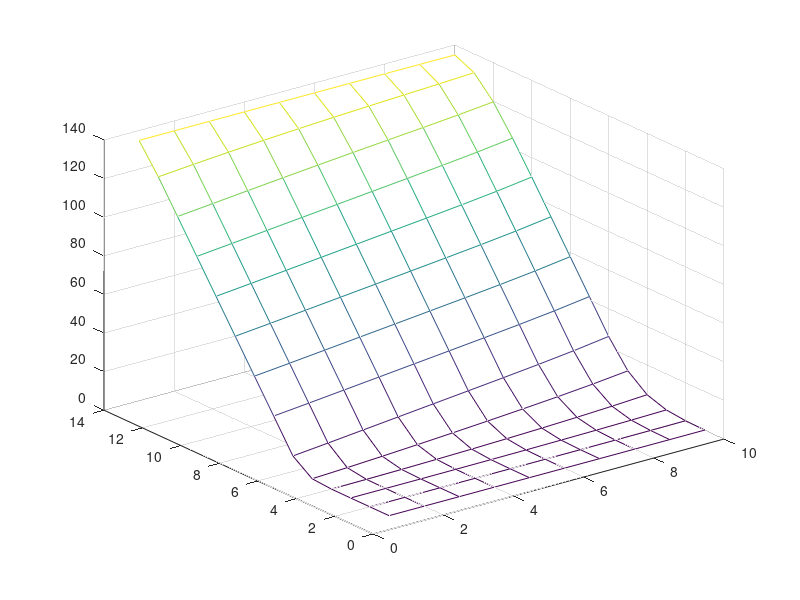

MATLAB code to generate this figure:
% initial parameters
T = 365.0 / 365.0;
r = 0.10;
sigma = 0.40;
K = 100.0;
S0 = 105.0;
Nsamples = 365;

% set-up containers
nt = 30;
ns = 10;
ng = 14;

% pricing region (Smin;Smax)
Smax = S0 + 3 * sigma * T * S0;
Smin = max(S0 - 3 * sigma * T * S0, 0.0);

% running sum region (Gmin;Gmax)
Gmax = K + Smax*Nsamples;
Gmin = Smin;

dt = T / (nt - 1);
ds = (Smax - Smin) / (ns - 1);
dg = (Gmax - Gmin) / (ng - 1);

vv = zeros(ng,ns);

% n = nt

% set-up I.C. at time t = T : v(S,g,T) = max(g/Nsample-K,0.0)
for j = 1:ng
	for i = 1:ns
		vv(j,i) = max(dg * j/ Nsamples - K, 0);
	end;
end;

% we are stepping backwards:
for n = nt-1:-1:1
	for j = 1:ng
		v_old = vv(j,:);

		% prepare matrix A and vector b
		Amatrix = zeros(ns, ns);
		b = zeros(ns,1);

		% idx == 0 -> Smin
		% BC-1: if Smin << K, d^2V/dS^2 == 0, so dV/dt + rSdV/dS + 0.5*sigma^2*0.0 = rV
		% v(tn-1,i) = v(tn,i)*(1 - alpha0 - beta0) + v(tn-1,i+1)*beta0

		% where
		% alpha0 = r*dt
		% beta0 = r*S(i)*dt/dx
		% c0 = v(tn,i)*(1 - alpha0 - beta0) + v(tn-1,i+1)*beta0
		idx = 1;
		alpha0 = r * dt;
		beta0 = r * (idx * ds) * dt / ds;

		c0 = v_old(idx) * (1.0 - alpha0 - beta0) + v_old(idx + 1) * beta0;

		Amatrix(idx, idx) = 1.0;
		b(idx) = c0;
		
		% idx == ns -> Smax
		% BC-2: if Smax >> K, d^2V/dS^2 == 0, so dV/dt + rSdV/dS + 0.5*sigma^2*0.0 = rV
		% v(tn-1,i) = v(tn,i)*(1 - alpha1 + beta1) + v(tn-1,i-1)*beta1
		
		% where
		% alpha1 = r*dt
		% beta1 = r*S(i)*dt/dx
		% c1 = v(tn,i)*(1 - alpha1 + beta1) + v(tn-1,i-1)*beta1
		
		idx = ns;
		alpha1 = r * dt;
		beta1 = r * (idx * ds) * dt / ds;

		c1 = v_old(idx) * (1.0 - alpha1 + beta1) - v_old(idx - 1) * beta1;

		Amatrix(idx, idx) = 1.0;
		b(idx) = c1;

		% %% 0 < idx < ns-1
		% implement Black-Scholes discretization:
		% v(tn+1,i+1) + (1 -alpha + 2*gamma)/(beta + gamma)*v(tn+1,i) + v(tn+1,i-1) = b
		% where
		% alpha2 = 1/2*r*dt
		% beta2 = 1/4*r*S(i)*dt/dx
		% gamma2 = 1/8*sigma^2*S(i)^2*dt/(dx)^2
		% c2 = v_old(i+1)*(-1) + v_old(i)*(alpha2 + 2*gamma2 - 1.0)/(beta2 + gamma2) + v_old(i-1)*(gamma2 - beta2)/(beta2 + gamma2)
		for i = 1+1:ns-1
			alpha2 = 1 / 2. * r * dt;
			beta2 = 1 / 4. * r * (ds * i) * dt / ds;
			gamma2 = 1 / 8. * sigma^2 * (ds * i)^2 * dt / ds^2;
			c2 = v_old(i + 1) * (-1) + v_old(i) * (alpha2 + 2 * gamma2 - 1.0) / (beta2 + gamma2) + v_old(i - 1) * (beta2 - gamma2) / (beta2 + gamma2);

			Amatrix(i, i - 1) = 1.0;
			Amatrix(i, i) = -(1 + alpha2 + 2 * gamma2) / (beta2 + gamma2);
			Amatrix(i,i + 1) = (gamma2 - beta2) / (beta2 + gamma2);
			b(i) = c2;
		end;
		vv(j,:) = Amatrix\b;
	end;

	% implement jump condition V(S,g,ti^-) = V(S,g + S,ti)
	vv_copy = vv;

	for j = 1:ng
		for i = 1:ns
			jj = floor(j + i*ds/dg);
			% if for cases when g+S > Gmax set value of v same as for Gmax 
			if(jj+1 > ng)		
				vv(j,i) = vv_copy(ng,i);
			else
				vv(j,i) = vv_copy(jj,i) + (vv_copy(jj+1,i) - vv_copy(jj,i))*(j +i*ds/dg -jj) ;
			end;	
		end;
	end;	
end;

% validation step
csvwrite('vv.csv',vv)
mesh(vv)

Gx = 0.0;
Sx = 105.0;

% x = Smin + (1:ns)*ds;
% y = vv(1,:);

% option_price = spline(x,y,Sx);

% plot(x,y);
% hold on
% plot(Sx,option_price,'o');
% hold off

% option_price = get_option_price(vv,[Gx,Sx],[dg,ds],[Gmin,Smin])